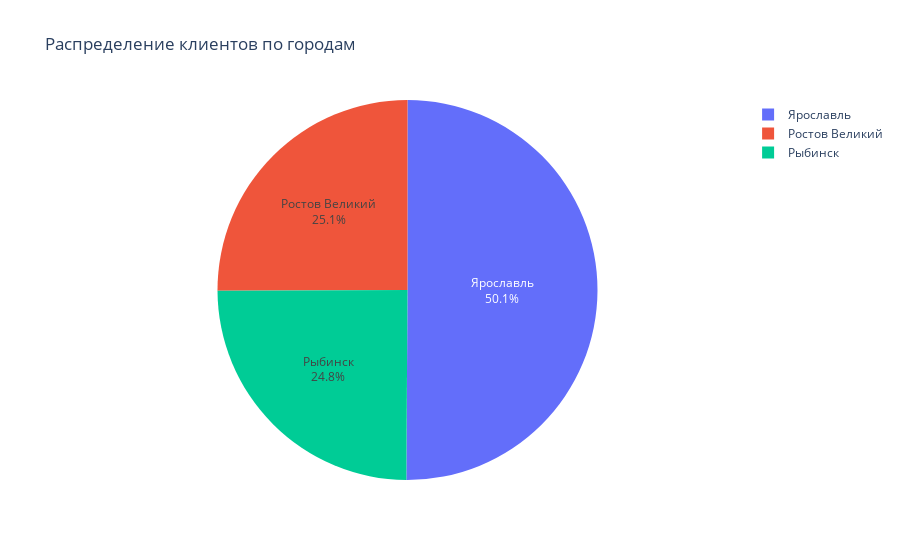

Write notebook code for a chart like this one.
### Code cell
# построим круговую диаграмму, где отразим количество клиентов по городам

fig = go.Figure(data=[go.Pie(labels=clients_city['city'], 
                             values=clients_city['user_id'],
                             textinfo='label+percent')])

fig.update_layout(title='Распределение клиентов по городам')
fig.show()

### Figure 1 — Plotly figure (JSON) as saved in the notebook; plotly's stock layout.template omitted (floating-point values rounded to 4 significant figures)
{"data": [{"labels": ["Ростов Великий", "Рыбинск", "Ярославль"], "textinfo": "label+percent", "type": "pie", "values": [2492, 2469, 4980]}], "layout": {"title": {"text": "Распределение клиентов по городам"}}}
